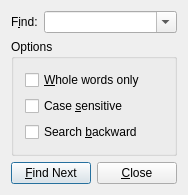
<?xml version="1.0" encoding="UTF-8"?>
<ui version="4.0">
 <comment>
    Copyright (c) 2004-2017 Martin Jolicoeur and contributors
    
    This file is part of the snmpb project and is free software: you can
    redistribute it and/or modify it under the terms of the GNU General
    Public License as published by the Free Software Foundation, either
    version 3 of the License, or (at your option) any later version.
    
    This program is distributed in the hope that it will be useful,
    but WITHOUT ANY WARRANTY; without even the implied warranty of
    MERCHANTABILITY or FITNESS FOR A PARTICULAR PURPOSE.  See the
    GNU General Public License for more details.
    
    You should have received a copy of the GNU General Public License
    along with this program.  If not, see http://www.gnu.org/licenses/.
</comment>
 <class>FindDialog</class>
 <widget class="QDialog" name="FindDialog">
  <property name="geometry">
   <rect>
    <x>0</x>
    <y>0</y>
    <width>186</width>
    <height>189</height>
   </rect>
  </property>
  <property name="windowTitle">
   <string>Find Text</string>
  </property>
  <layout class="QGridLayout">
   <property name="margin">
    <number>11</number>
   </property>
   <property name="spacing">
    <number>6</number>
   </property>
   <item row="0" column="0">
    <layout class="QHBoxLayout">
     <property name="spacing">
      <number>6</number>
     </property>
     <property name="margin">
      <number>0</number>
     </property>
     <item>
      <widget class="QLabel" name="TextLabel1">
       <property name="text">
        <string>F&amp;ind:</string>
       </property>
       <property name="wordWrap">
        <bool>false</bool>
       </property>
       <property name="buddy">
        <cstring>comboFind</cstring>
       </property>
      </widget>
     </item>
     <item>
      <widget class="QComboBox" name="comboFind">
       <property name="sizePolicy">
        <sizepolicy hsizetype="Expanding" vsizetype="Fixed">
         <horstretch>0</horstretch>
         <verstretch>0</verstretch>
        </sizepolicy>
       </property>
       <property name="editable">
        <bool>true</bool>
       </property>
       <property name="insertPolicy">
        <enum>QComboBox::InsertAlphabetically</enum>
       </property>
      </widget>
     </item>
    </layout>
   </item>
   <item row="1" column="0">
    <widget class="QGroupBox" name="ButtonGroup1">
     <property name="title">
      <string>Options</string>
     </property>
     <layout class="QVBoxLayout">
      <property name="spacing">
       <number>6</number>
      </property>
      <property name="margin">
       <number>11</number>
      </property>
      <item>
       <widget class="QCheckBox" name="checkWords">
        <property name="text">
         <string>&amp;Whole words only</string>
        </property>
       </widget>
      </item>
      <item>
       <widget class="QCheckBox" name="checkCase">
        <property name="text">
         <string>Case &amp;sensitive</string>
        </property>
       </widget>
      </item>
      <item>
       <widget class="QCheckBox" name="checkBackward">
        <property name="text">
         <string>Search &amp;backward</string>
        </property>
       </widget>
      </item>
     </layout>
    </widget>
   </item>
   <item row="2" column="0">
    <layout class="QHBoxLayout">
     <property name="spacing">
      <number>6</number>
     </property>
     <property name="margin">
      <number>0</number>
     </property>
     <item>
      <spacer>
       <property name="orientation">
        <enum>Qt::Horizontal</enum>
       </property>
       <property name="sizeType">
        <enum>QSizePolicy::Expanding</enum>
       </property>
       <property name="sizeHint" stdset="0">
        <size>
         <width>20</width>
         <height>20</height>
        </size>
       </property>
      </spacer>
     </item>
     <item>
      <widget class="QPushButton" name="buttonFindNext">
       <property name="text">
        <string>&amp;Find Next</string>
       </property>
       <property name="default">
        <bool>true</bool>
       </property>
      </widget>
     </item>
     <item>
      <widget class="QPushButton" name="buttonClose">
       <property name="text">
        <string>&amp;Close</string>
       </property>
      </widget>
     </item>
    </layout>
   </item>
  </layout>
 </widget>
 <layoutdefault spacing="6" margin="11"/>
 <tabstops>
  <tabstop>comboFind</tabstop>
  <tabstop>checkWords</tabstop>
  <tabstop>checkCase</tabstop>
  <tabstop>checkBackward</tabstop>
  <tabstop>buttonFindNext</tabstop>
  <tabstop>buttonClose</tabstop>
 </tabstops>
 <resources/>
 <connections>
  <connection>
   <sender>buttonClose</sender>
   <signal>clicked()</signal>
   <receiver>FindDialog</receiver>
   <slot>reject()</slot>
   <hints>
    <hint type="sourcelabel">
     <x>20</x>
     <y>20</y>
    </hint>
    <hint type="destinationlabel">
     <x>20</x>
     <y>20</y>
    </hint>
   </hints>
  </connection>
 </connections>
</ui>
